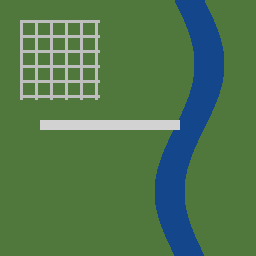
#> input picture backend/sample_data/sample_opt_pair.tif, 256 x 256 px
$ python -i reader.py   (imports and definitions only)
#> lines starting #> are read from the running program, lines starting #| are printed output that depends on the picture
"""
SatQuery AI / TRINETRA — Geospatial Raster Reader
Reads GeoTIFF, TIFF, HSI cubes, and standard benchmark imagery (PNG/JPEG),
extracts geospatial metadata, bounds, CRS, and creates visual web previews.
"""

import os
import numpy as np
from PIL import Image
from typing import Dict, Any, Tuple, Optional

from schemas.contracts import RasterMetadata
from geospatial.validator import GeospatialValidator


# [91 lines that did not run here, left out]

>>> import cv2
>>> picture = cv2.imread('../sample_data/sample_opt_pair.tif', cv2.IMREAD_GRAYSCALE)
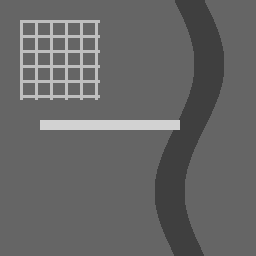
#> picture: shape (256, 256); min 63, max 210, mean 102.4
#> (the run stopped early here; a loop or call above may not have finished)
